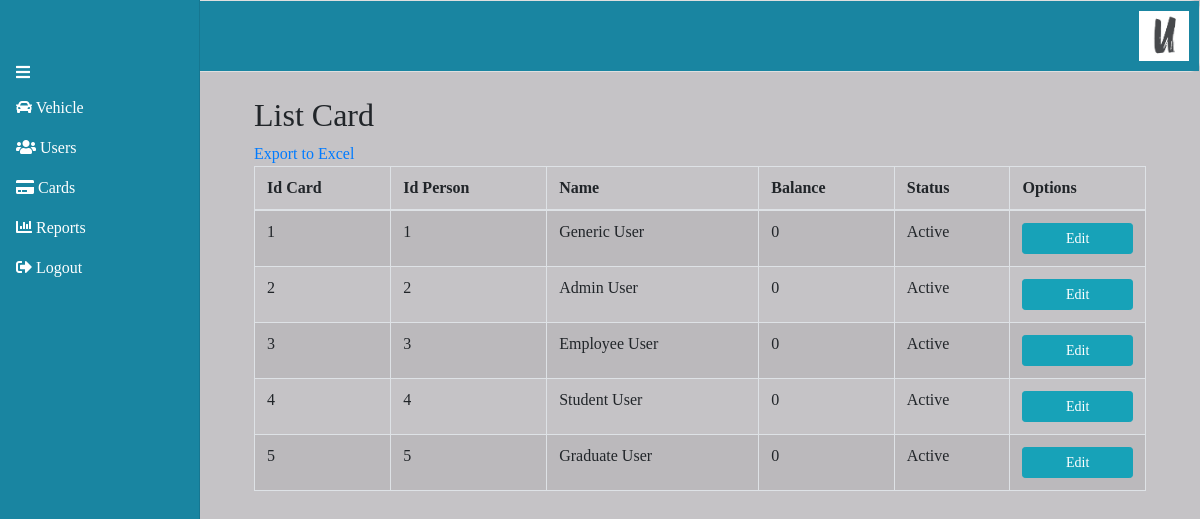
/card/, run on the app's committed database.
### uparkapp/models.py (models this page shows, shortened)
class Card (models.Model):
    idCard = models.AutoField(primary_key=True)
    idPerson= models.ForeignKey(Person, null=False, on_delete=models.CASCADE)
    balance = models.IntegerField()
    status = models.CharField(max_length=1, default='A', choices=card_status)

class Person (models.Model):
    idPerson = models.AutoField(primary_key=True)
    documentId = models.CharField(max_length=20, unique= True, null=False, blank=False)
    firstName = models.CharField(max_length=50, null=False, blank=False)
    lastName = models.CharField(max_length=50, null=False, blank=False)
    phone  = models.CharField(max_length=10, null=False, blank=False)
    mail =  models.CharField(max_length=100, unique = True, null=False, blank=False)
    dateOfBirth = models.DateField(null=False, blank=False)
    personType = models.CharField(max_length=1, choices=person_type, null=False, blank=False)
    password = models.CharField(max_length=500, null=False, blank=False)

### uparkapp/views.py (the view)
# urls.py: path('card/',appViews.card),
def card(request):
    cardList= Card.objects.select_related ('idPerson').all()
    return render (request, 'card.html',{"Card": cardList})

### uparkapp/templates/card.html (shortened to what this page needs)
{% extends "./navigator.html" %} {% block title %} uPark {% endblock %} {% block body %}
<body>
  <div class="container">
    <div class="container mt-4">
      <table class="table table-bordered table-query table-striped">
        <thead>
          <tr colspan="4">
            <h2>List Card</h2>
          </tr>
          <tr>
            <th scope="col">Id Card</th>
            <th scope="col">Id Person</th>
            <th scope="col">Name</th>
            <th scope="col">Balance</th>
            <th scope="col">Status</th>
            <th scope="col" colspan="1">Options</th>
          </tr>
        </thead>
        <a href="/reportCard">Export to Excel</a>
        <tbody>
          {% for c in Card %}
          <tr>
            <td>{{c.idCard}}</td>
            <td>{{c.idPerson_id}}</td>
            <td>{{c.idPerson.firstName}} {{c.idPerson.lastName}}</td>
            <td>{{c.balance}}</td>
            <td>
              {% if c.status == 'A' %}
                Active
              {% elif c.status == 'I' %}
                Inactive
              {% else %}
                Other status
              {% endif %}
            </td>
            <td>
              <a
                href="/editCard/{{c.idCard}}"
                class="btn btn-sm btn-block btn-info btn-block"
                >Edit</a
              >
            </td>
          </tr>
          {% endfor %}
        </tbody>
      </table>
    </div>
  </div>
</body>
{% endblock %}

### uparkapp/templates/navigator.html (style rules this page uses)
body { font-family: Rajdhani !important; background-color: #C5C3C6; }
.container { flex-wrap: nowrap | wrap | wrap-reverse; }

### data on the page
Card: idCard "1", idPerson_id "1", idPerson.firstName "Generic", idPerson.lastName "User", balance "0", status "Active"
Card: idCard "2", idPerson_id "2", idPerson.firstName "Admin", idPerson.lastName "User", balance "0", status "Active"
Card: idCard "3", idPerson_id "3", idPerson.firstName "Employee", idPerson.lastName "User", balance "0", status "Active"
Card: idCard "4", idPerson_id "4", idPerson.firstName "Student", idPerson.lastName "User", balance "0", status "Active"
Card: idCard "5", idPerson_id "5", idPerson.firstName "Graduate", idPerson.lastName "User", balance "0", status "Active"
